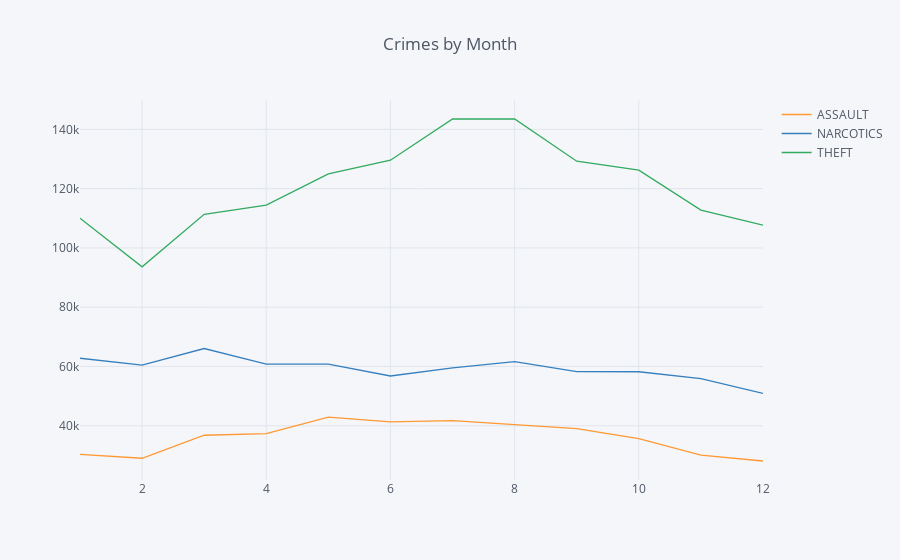

Notebook code cell kept with this figure:
### Code cell
crimes_by_month = pd.crosstab(df.Month, df1['Primary Type'], margins=False)
crimes_by_month.iplot(kind='line', title='Crimes by Month')

### Figure 1 — Plotly figure (JSON) as saved in the notebook; plotly's stock layout.template omitted (floating-point values rounded to 4 significant figures)
{"data": [{"line": {"color": "rgba(255, 153, 51, 1.0)", "dash": "solid", "shape": "linear", "width": 1.3}, "mode": "lines", "name": "ASSAULT", "text": "", "type": "scatter", "uid": "06898abe-193d-46ae-982b-3511ec71dda6", "x": [1, 2, 3, 4, 5, 6, 7, 8, 9, 10, 11, 12], "y": [30338, 29038, 36800, 37350, 42911, 41298, 41758, 40409, 39057, 35647, 30075, 28113]}, {"line": {"color": "rgba(55, 128, 191, 1.0)", "dash": "solid", "shape": "linear", "width": 1.3}, "mode": "lines", "name": "NARCOTICS", "text": "", "type": "scatter", "uid": "b632dd31-0e41-4c6b-a2d9-5fd0a6922a4c", "x": [1, 2, 3, 4, 5, 6, 7, 8, 9, 10, 11, 12], "y": [62777, 60441, 66068, 60779, 60772, 56795, 59510, 61634, 58244, 58230, 55907, 50948]}, {"line": {"color": "rgba(50, 171, 96, 1.0)", "dash": "solid", "shape": "linear", "width": 1.3}, "mode": "lines", "name": "THEFT", "text": "", "type": "scatter", "uid": "c9f554fa-9dba-426e-bd6e-c65aa9b00f26", "x": [1, 2, 3, 4, 5, 6, 7, 8, 9, 10, 11, 12], "y": [110013, 93610, 111338, 114478, 125007, 129607, 143501, 143494, 129262, 126251, 112783, 107708]}], "layout": {"legend": {"bgcolor": "#F5F6F9", "font": {"color": "#4D5663"}}, "paper_bgcolor": "#F5F6F9", "plot_bgcolor": "#F5F6F9", "title": {"font": {"color": "#4D5663"}, "text": "Crimes by Month"}, "xaxis": {"gridcolor": "#E1E5ED", "showgrid": true, "tickfont": {"color": "#4D5663"}, "title": {"font": {"color": "#4D5663"}, "text": ""}, "zerolinecolor": "#E1E5ED"}, "yaxis": {"gridcolor": "#E1E5ED", "showgrid": true, "tickfont": {"color": "#4D5663"}, "title": {"font": {"color": "#4D5663"}, "text": ""}, "zerolinecolor": "#E1E5ED"}}}
